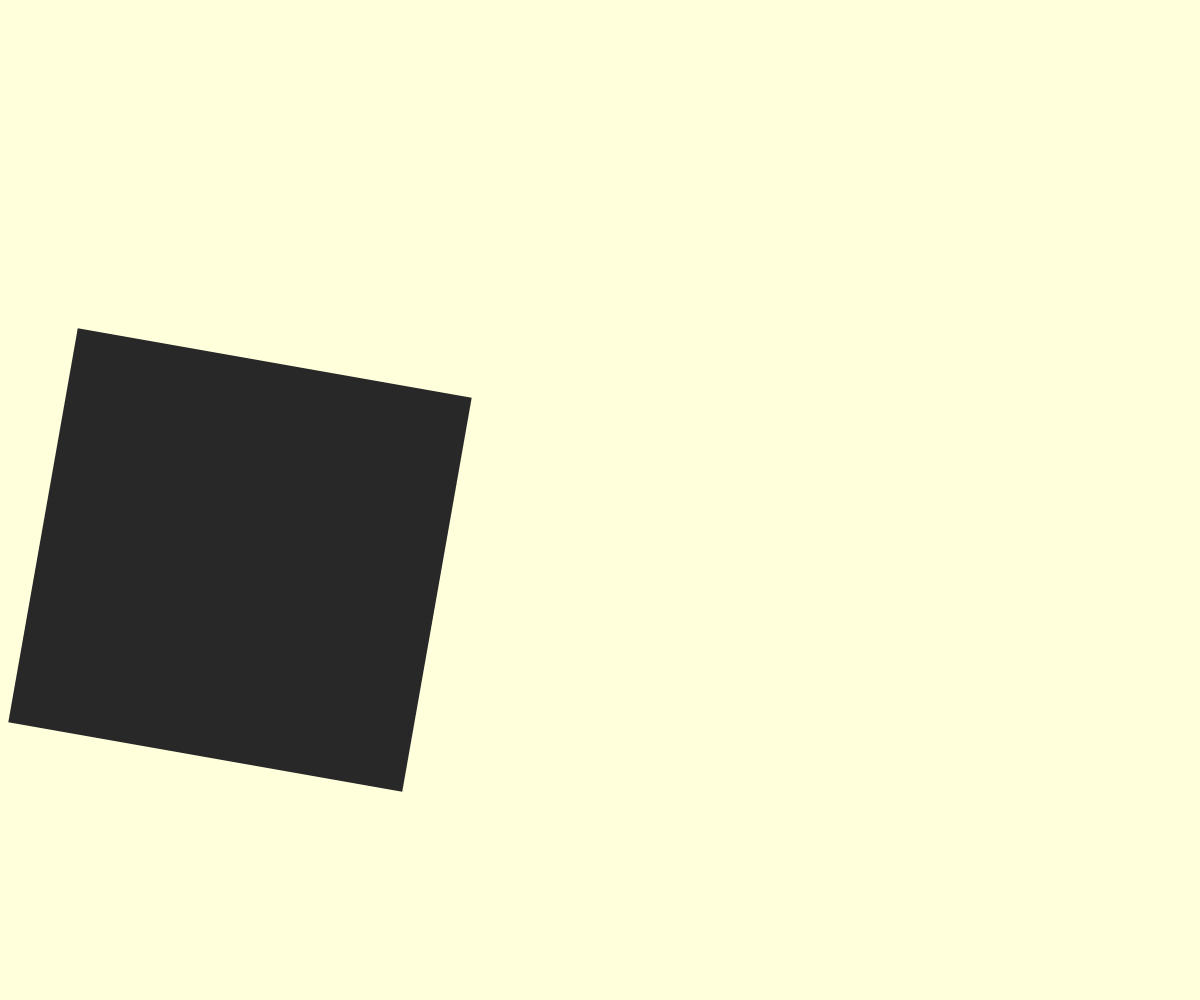
Frame 1 (no input)
Frame 2 (the mouse pressed at the canvas centre, redrawn once): identical to frame 1, image omitted

The p5.js sketch that drew this single still picture (run headless with seeded random() and noise() and a simulated clock; the mouse was pressed at the canvas centre and the sketch redrawn once):

// p5.js sketch
// ── sketch.js
/*
programming design system : figure and ground
step1 --> big
*/

function setup() {
  createCanvas(windowWidth, windowHeight);
  background(255, 255, 220);
  rectMode(CENTER);
  noStroke();
  fill(40);
  translate(width * 0.2, height * 0.56);
  rotate(radians(10));
  rect(0, 0, height * 0.4, height * 0.4);
  noLoop();
}

function draw() {

}
